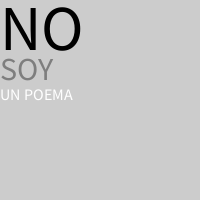
Frame 1 (no input)
Frame 60 (the mouse pressed at the canvas centre just before this capture): identical to frame 1, image omitted
Frame 120 (the mouse held since frame 60 and released just before this capture): identical to frame 1, image omitted

The Processing sketch that drew this single still picture (run headless with seeded random() and noise(); from frame 60 on, the mouse is pressed at the canvas centre):

// Processing sketch: ejercicio3
// ── ejercicio3.pde
void setup(){
  size(200,200);
  fill(0);
  textSize(64);
  text("NO", 0, 50);
  fill(126);
  textSize(32); 
  text("SOY", 0, 80);
  fill(255);
  textSize(16);
  text("UN POEMA", 0, 100);
}
void draw(){
}
